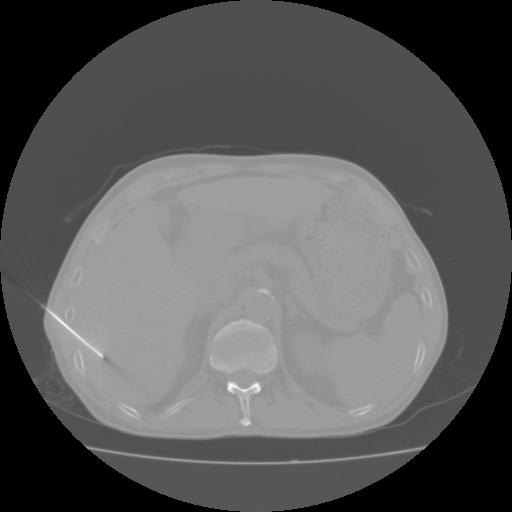
#> input picture Test_Img/10.jpg, 512 x 512 px, found by its file name
$ python Fourier_Transform_in_Numpy.py
#> lines starting #> are read from the running program, lines starting #| are printed output that depends on the picture
import cv2 as cv
import numpy as np
from matplotlib import pyplot as plt
img = cv.imread('/home/qiao/PythonProjects/Opencv_On_CT/Test_Img/10.jpg',0)
#> img is the input picture: shape (512, 512); min 0, max 254, mean 90.7
f = np.fft.fft2(img)
fshift = np.fft.fftshift(f)
magnitude_spectrum = 20*np.log(np.abs(fshift))
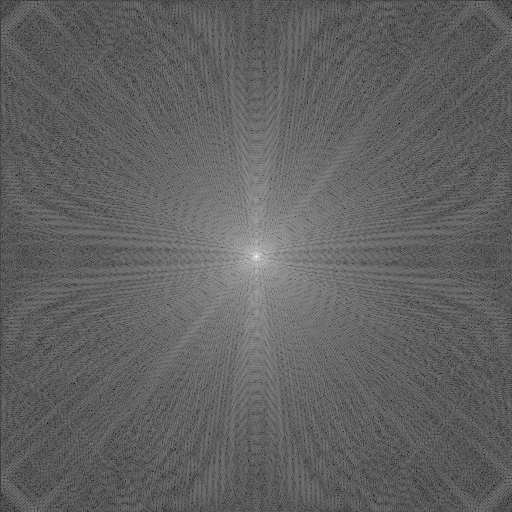
#> magnitude_spectrum: shape (512, 512) float64; min 20.42, max 339.7, mean 143.5; drawn with min black and max white
plt.subplot(121),plt.imshow(img, cmap = 'gray')
plt.title('Input Image'), plt.xticks([]), plt.yticks([])
plt.subplot(122),plt.imshow(magnitude_spectrum, cmap = 'gray')
plt.title('Magnitude Spectrum'), plt.xticks([]), plt.yticks([])
plt.show()
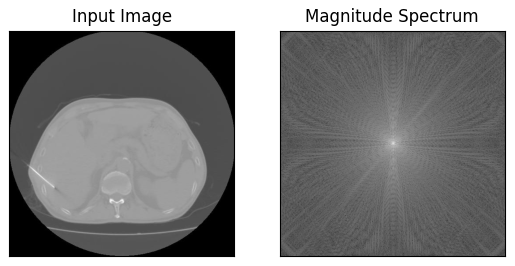
#> figure drawn by matplotlib, 2 panels

rows, cols = img.shape
#> rows = 512; cols = 512
crow,ccol = rows//2 , cols//2
#> crow = 256; ccol = 256
fshift[crow-30:crow+31, ccol-30:ccol+31] = 0
f_ishift = np.fft.ifftshift(fshift)
img_back = np.fft.ifft2(f_ishift)
img_back = np.real(img_back)
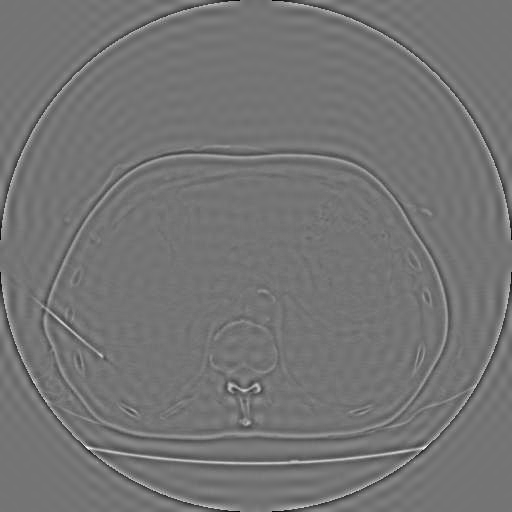
#> img_back: shape (512, 512) float64; min -71.89, max 84.96, mean 0; drawn with min black and max white
plt.subplot(131),plt.imshow(img, cmap = 'gray')
plt.title('Input Image'), plt.xticks([]), plt.yticks([])
plt.subplot(132),plt.imshow(img_back, cmap = 'gray')
plt.title('Image after HPF'), plt.xticks([]), plt.yticks([])
plt.subplot(133),plt.imshow(img_back)
plt.title('Result in JET'), plt.xticks([]), plt.yticks([])
plt.show()
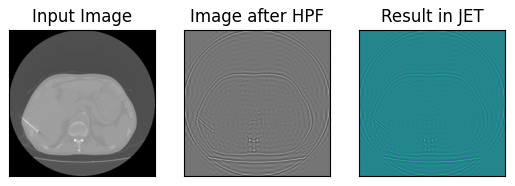
#> figure drawn by matplotlib, 3 panels
